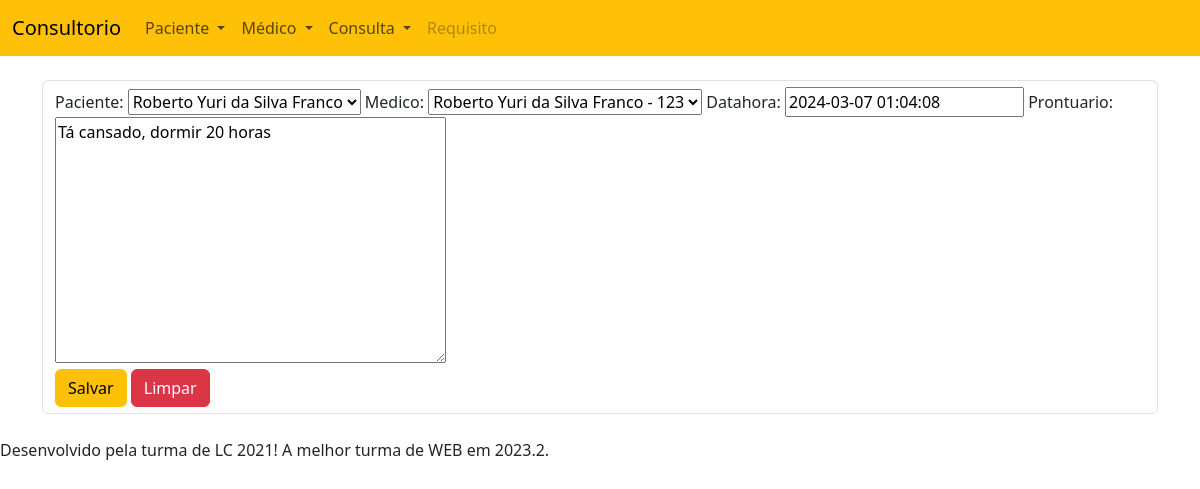
Page /consultorio/updateconsulta/1 on the earlier database version.
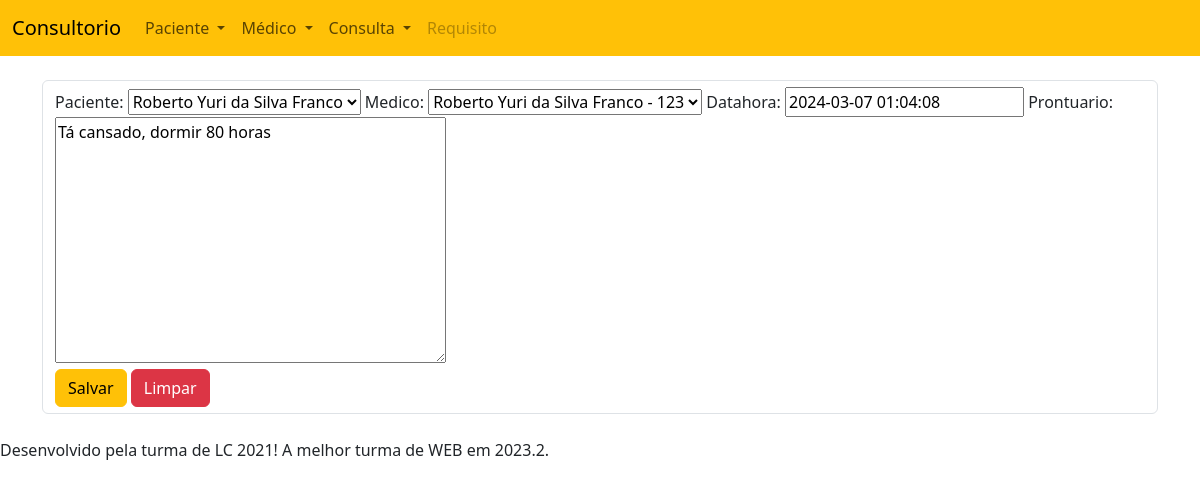
Same page on the later database version.
### app/models.py (models this page shows, shortened)
class Consulta(models.Model):
    paciente = models.ForeignKey(Paciente, on_delete=models.CASCADE)
    medico = models.ForeignKey(Medico, on_delete=models.CASCADE)
    datahora = models.DateTimeField()
    prontuario = models.TextField()

### app/views.py (the view)
# urls.py: path('updateconsulta/<int:id>', updateconsulta, name='updateconsulta'),
def updateconsulta(request, id):
    consulta = get_object_or_404(Consulta, pk=id)
    consultaForm = ConsultaForm(request.POST or None,
                                instance=consulta)
    if(consultaForm.is_valid()):
        consulta = consultaForm.save(commit=False)
        consulta.save()
        return redirect("readconsulta")
    return render(request, 'createconsulta.html', {'consultaForm':consultaForm})

### app/forms.py
class ConsultaForm(ModelForm):
    class Meta:
        model = Consulta
        fields = ['paciente', 'medico', 'datahora',
                  'prontuario']

### app/models.py (called while the page is built)
    def __str__(self):
        return self.nome

    def __str__(self):
        return self.nome + ' - ' + str(self.crm)

### templates/createconsulta.html (shortened to what this page needs)
{% extends 'menu.html' %}
{% load static %}
{% block body %}
<br>
<div class="container">
  <form class="form-control" method="POST" enctype="multipart/form-data">
    {{ consultaForm }}
  <br>
  <button type="submit" class="btn btn-warning">Salvar</button>
  <button type="button" class="btn btn-danger">Limpar</button>
  </form>
</div>
<br>
{% endblock %}

Differences in the rows shown:
changed Consulta "Roberto Yuri da Silva Franco": prontuario "Tá cansado, dormir 20 horas" → "Tá cansado, dormir 80 horas"
